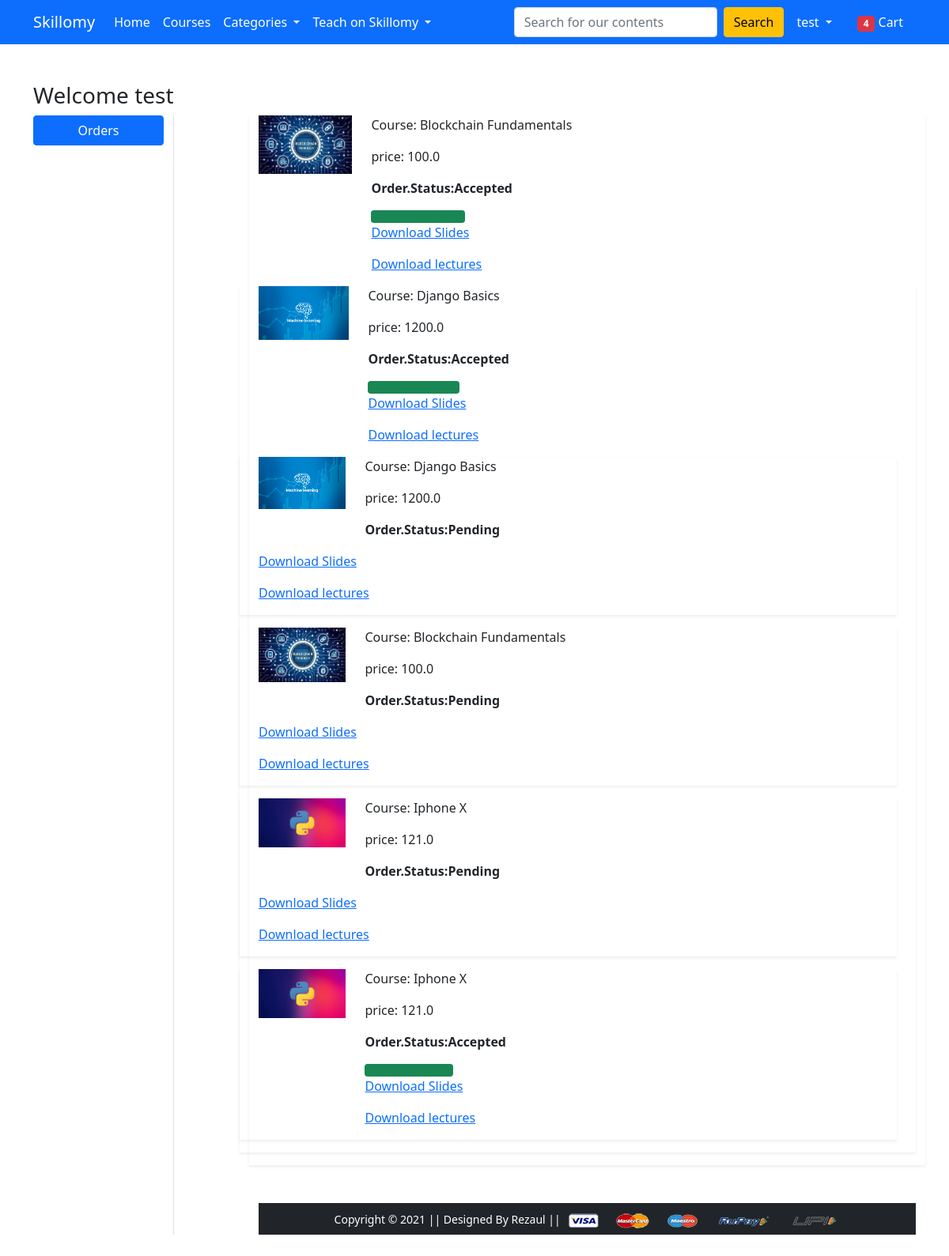
Screenshot of /orders/ (signed in) with the database file from the repository.
### app/models.py (models this page shows, shortened)
class OrderPlaced(models.Model):
	user=models.ForeignKey(User, on_delete=models.CASCADE)
	customer=models.ForeignKey(Customer,on_delete=models.CASCADE)
	course=models.ForeignKey(Product,on_delete=models.CASCADE)
	quantity=models.PositiveIntegerField(default=1)
	ordered_date=models.DateTimeField(auto_now_add=True)
	status=models.CharField(max_length=30,choices=STATUS_CHOICES,default='Accepted')

class Product(models.Model):
	title=models.CharField(max_length=50)
	selling_price= models.FloatField()
	discounted_price=models.FloatField()
	description=models.CharField(max_length=200)
	level=models.CharField(choices=LEVEL_CHOICES, max_length=20, default="Not sure")
	category=models.CharField(choices=CATEGORY_CHOICES,max_length=2)
	category_id=models.ForeignKey(Categories,on_delete=models.CASCADE,default='coding')
	content=models.ForeignKey(Content,on_delete=models.CASCADE,default='none')
	product_image=models.ImageField(upload_to='productimg',blank=True, null=True)

### app/views.py (the view)
# urls.py: path('orders/', views.orders, name='orders'),
@login_required
def orders(request):
	op=OrderPlaced.objects.filter(user=request.user)
	return render(request, 'app/orders.html',{'op':op})

### app/templates/app/orders.html (shortened to what this page needs)
{% extends 'app/base.html' %}
{% load static %}
{% block main-content %}
<div class="container my-5">
 <div class="row">
 <h3>Welcome {{request.user}}</h3>
  <div class="col-sm-2 border-end">
   <ul class="list-unstyled">
    <li class="d-grid"><a href="{% url 'orders' %}" class="btn btn-primary">Orders</a></li>
   </ul>
  </div>
  <div class="col-sm-9 offset-sm-1">
    {% for o in op %}
   <div class="row shadow-sm mb-3">
    <div class="col-sm-2">
      <img src="{{o.course.product_image.url}}" alt="" srcset="" class="img-fluid" height="150" width="150" >
    </div>
    <div class="col-sm-7">
      <p>Course: {{o.course.title}} </p>
      <p>price: {{o.course.discounted_price}} </p>
    <div class="col-sm-3 fw-bold">
      <p>Order.Status:{{o.status}}</p>
      {% if o.status == 'Accepted' %}
    <div class="progress">
      <div class="progress-bar bg-success" role="progressbar" style="width:100%" aria-valuenow="100" aria-valuemin="0" aria-valuemax="100">
      </div>
      {% endif %}
    </div>
   </div>
   <p><a href="{{o.course.content.slides.url}}"> Download Slides </a></p>
      <p><a href="{{o.course.content.lectures.url}}"> Download lectures</a></p>
  </div>
  {% endfor %}
 </div>
</div>
</div>
{% endblock main-content %}

### app/templates/app/base.html (shortened to what this page needs)
<!doctype html>
{% load static %}
<html lang="en">
  <head>
    <link href="https://cdn.jsdelivr.net/npm/bootstrap@5.0.0-beta1/dist/css/bootstrap.min.css" rel="stylesheet">
    <link rel="stylesheet" href="{% static 'app/css/owl.carousel.min.css' %}">
    <link rel="stylesheet" href="{% static 'app/css/all.min.css' %}">
    <link rel="stylesheet" href="{% static 'app/css/style.css' %}">
  </head>
  <body>
    <nav class="navbar navbar-expand-lg navbar-dark bg-primary">
     <div class="container">
       <a class="navbar-brand" href="/">Skillomy</a>
       <div class="collapse navbar-collapse" id="navbarSupportedContent">
         <ul class="navbar-nav me-auto mb-2 mb-lg-0">
           <li class="nav-item">
             <a class="nav-link active" aria-current="page" href="/">Home</a>
           </li>
           <li class="nav-item">
             <a class="nav-link active" aria-current="page" href="{% url 'courses' %}">Courses</a>
           </li>
           <li class="nav-item dropdown">
             <a class="nav-link dropdown-toggle text-white" href="#" id="electronicsDropdown" role="button" data-bs-toggle="dropdown" aria-expanded="false">
               Categories
             </a>
           </li>
           <li class="nav-item dropdown">
             <a class="nav-link dropdown-toggle text-white" href="#" id="fashionDropdown" role="button" data-bs-toggle="dropdown" aria-expanded="false">
               Teach on Skillomy
             </a>
           </li>
         </ul>
         <form method="get" action="/search" class="d-flex">
           <input class="form-control me-2" name="query" id="search" type="search" placeholder="Search for our contents" aria-label="Search">
           <button class="btn btn-warning" type="submit">Search</button>
         </form>
         <div>
          <ul class="navbar-nav me-auto mb-2 mb-lg-0">
           <li class="nav-item dropdown mx-2">
            {% if request.user.is_authenticated %}
              <a class="nav-link dropdown-toggle text-white" href="#" id="profileDropdown" role="button" data-bs-toggle="dropdown" aria-expanded="false">
                {{request.user.username}}
              </a>
            </li>
            <li class="nav-item mx-2">
             <a href="{% url 'show_cart' %}" class="nav-link text-white"><span class="badge bg-danger">4</span> Cart </a>
            </li>
            {% endif %}
          </ul>
         </div>
       </div>
     </div>
    </nav>
    {% block main-content %} {% endblock main-content %}
    <footer class="container-fluid bg-dark text-center p-2 mt-5">
        <small class="text-white">Copyright &copy; 2021 || Designed By Rezaul || </small>
        <img src="{% static 'app/images/payment.png' %}" alt="" srcset="" class="img-fluid" height="2px">
    </footer>
  </body>
</html>

### rows the page displays
OrderPlaced: course.product_image (picture), course "Blockchain Fundamentals", course.discounted_price "100.0", status "Accepted"
OrderPlaced: course.product_image (picture), course "Django Basics", course.discounted_price "1200.0", status "Accepted"
OrderPlaced: course.product_image (picture), course "Django Basics", course.discounted_price "1200.0", status "Pending"
OrderPlaced: course.product_image (picture), course "Blockchain Fundamentals", course.discounted_price "100.0", status "Pending"
OrderPlaced: course.product_image (picture), course "Iphone X", course.discounted_price "121.0", status "Pending"
OrderPlaced: course.product_image (picture), course "Iphone X", course.discounted_price "121.0", status "Accepted"

### other values shown
{{ request.user.username }} "test"
{{ request.user }} "test"
